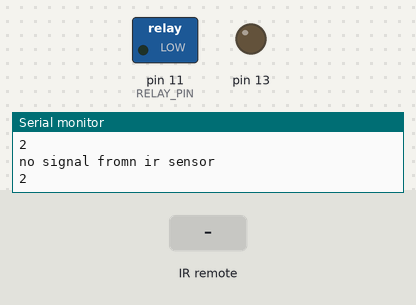
Recording of a sketch running on a simulated Arduino Uno, built with avr-gcc and run on an emulated ATmega328P. On the bench: switched loads named in the sketch (green lamp = pin HIGH), output pins drawn as LEDs (lit = HIGH), the last lines printed to the serial monitor. Inputs (shaded band) come from the test bench.

Above: at 2.8 s.
2.9 s: infrared code 0x1FED827 received
At 3.7 s:
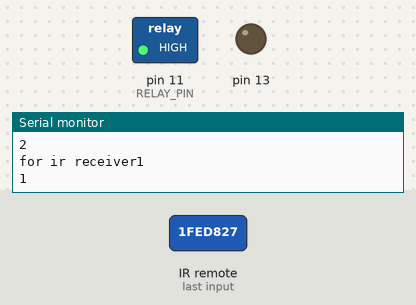
4.5 s: infrared code 0x1FE50AF received
At 5.9 s:
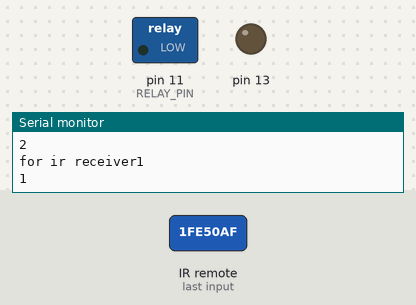
Timing chart, 0 to 7.5 s (numbered marks = the images above; inputs shaded):
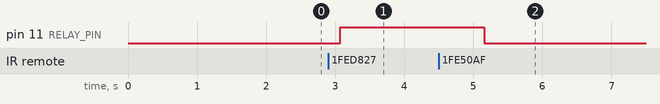

Measured:
- after the input at 2.9 s, pin 11 (RELAY_PIN): LOW → HIGH after 0.17 s
- after the input at 4.5 s, pin 11 (RELAY_PIN): HIGH → LOW after 0.66 s

The sketch:

irreceiver-hc05-relay.ino
```cpp
// (licence header left out)
#include <IRremote.h>
#include<SoftwareSerial.h>
SoftwareSerial kunal(2,3);
int RECV_PIN = 4;
int RELAY_PIN =11;
IRrecv irrecv(RECV_PIN);
decode_results results;
void dump(decode_results *results)
{
  int count = results->rawlen;
  if (results->decode_type == UNKNOWN){
  kunal.println("unknown protocol");}
   else
  {
    if (results->decode_type == NEC)
    kunal.print("Decoded NEC: ");
    else if (results->decode_type == SONY)
    kunal.print("Decoded SONY: ");
    else if (results->decode_type == RC5)
    kunal.print("Decoded RC5: ");
    else if (results->decode_type == RC6)
    kunal.print("Decoded RC6: ");
   }
   kunal.println(results->value);
    //kunal.print("(");
   // kunal.println(results->bits, DEC);
    //kunal.println(" bits)");


}
   void setup()
{
  pinMode(RELAY_PIN, OUTPUT);
  pinMode(13, OUTPUT);
    Serial.begin(9600);
  irrecv.enableIRIn();
   kunal.begin(9600);
}  unsigned long last = millis();
void loop()
{   delay(1000);
  kunal.println(digitalRead(RELAY_PIN));
  //delay(10);
  int c[5]={0,0,0,0,0};
  int d[5] = {107,97,110,97,108};//kanal
  int f[5]={071,117,112,116,97};//Gupta
  int count=0;
  if (irrecv.decode(&results))                                     //For ir sensor
        {//delay(1000);
          Serial.print("for ir receiver");
         Serial.println(irrecv.decode(&results));
        kunal.println(" received signal from ir receiver");
         count=1;
         dump(&results);
        }else
        {
         Serial.println("no signal fromn ir sensor");
         count=2;
         }
   if(count==2&&count!=1)                                                   //For bluetooth
         {//delay(1000);
               //Serial.print("for bluetooth ");
               //Serial.println(kunal.available());
               //for ( int i = 0; i< 5 ; i++)
               //Serial.println(c[i]);
           while(kunal.available()>0)
            {
               //Serial.println(kunal.available());
                //for ( int i = 0; i< 5 ; i++)
              // Serial.println(c[i]);
               kunal .println("received signal from bluetooth");
               for ( int i = 0; i< 9 ; i++)
               c[i] = (kunal.read());
              // for ( int i = 0; i< 5 ; i++)
               //Serial.println(c[i]);
            }
         }
    if (millis()-last>5)
    {          Serial.println(count);
               switch (count)
           {
               case(1): {    // while(ch=='y')
                                 if (results.value==33444015)  // mi remote home button
                               {
                                 digitalWrite(RELAY_PIN, LOW);
                                 kunal.println("relay is off");
                                }
                                 else if( results.value==33478695)// mi remote straight button
                               {
                                 digitalWrite(RELAY_PIN, HIGH);
                                 kunal.println("relay is on");
                               }
                                 irrecv.resume(); // Receive the next value
                                // else if (kunal.available())
                                 //ch=='n';
                                 //continue();
                            }     break;

              case(2):{    int s=0;
                              for ( int i = 0; i<5 ; i++)
                              if(c[i] == d[i])           //kanal
                             {kunal.println("kunal");
                              digitalWrite(RELAY_PIN, LOW);
                              kunal.println("light is off");
                             }else if (c[i]==f[i])       //Gupta
                            {kunal.println("Gupta");
                             digitalWrite(RELAY_PIN,HIGH);
                             kunal.println(" lights is on");

                      }break;
        }
      last = millis();
    }
    }}
```
